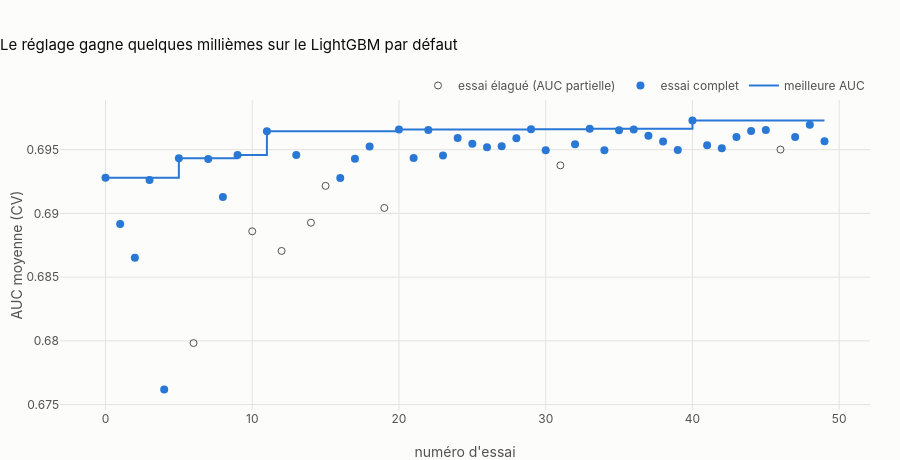

Notebook code cell kept with this figure:
### Markdown cell above
## 1. Réglage de LightGBM (Optuna)

- **50 essais**, sampler **TPE** (graine 42), **pruning médian** : l'AUC cumulée est rapportée après chaque fold ; un essai sous la médiane des précédents au même fold est arrêté.
- **Espace** : `num_leaves` (8-128), `max_depth` (3-12), `min_child_samples` (20-500), `learning_rate` (0,01-0,2), `n_estimators` (100-1 000), `subsample` (0,5-1), `colsample_bytree` (0,4-1), `reg_alpha` et `reg_lambda` (0,001-10).
- **Pas d'arrêt précoce** sur le fold de validation : il choisirait le nombre d'arbres en regardant les données qui servent à l'évaluer.
- **Objectif** : AUC moyenne de validation ; l'écart train-validation est suivi (0,077 avec les réglages par défaut).

### Code cell
study = tune_lightgbm(train, y, folds, n_trials=50)
trials = trials_table(study)
trials_path = cfg.paths.reports_dir / "optuna_lightgbm_trials.csv"
trials.to_csv(trials_path, index=False, encoding="utf-8")
print(f"historique : {trials_path.name} ; {trials['state'].value_counts().to_dict()}")
print(f"meilleur essai n° {study.best_trial.number} : AUC {study.best_value:.4f}, "
      f"écart train-validation {study.best_trial.user_attrs['ecart_train_validation']:.4f}")
complete = trials[trials["state"] == "COMPLETE"].sort_values("auc_cv", ascending=False)
display(complete.head(10)[["number", "auc_cv", "auc_std", "ecart_train_validation", "num_leaves", "max_depth",
                           "min_child_samples", "learning_rate", "n_estimators", "subsample",
                           "colsample_bytree", "reg_alpha", "reg_lambda", "duree_s"]].round(4))
publish(tuning_history_chart(trials, "Le réglage gagne quelques millièmes sur le LightGBM par défaut"),
        "06_optuna_historique", width=1000)

### Figure 1 — Plotly figure (JSON) as saved in the notebook; plotly's stock layout.template omitted (floating-point values rounded to 4 significant figures)
{"data": [{"marker": {"color": "#52514e", "size": 7, "symbol": "circle-open"}, "mode": "markers", "name": "essai élagué (AUC partielle)", "type": "scatter", "x": [6, 10, 12, 14, 15, 19, 31, 46], "y": [0.6798, 0.6886, 0.6871, 0.6893, 0.6922, 0.6904, 0.6938, 0.695]}, {"marker": {"color": "#2a78d6", "size": 8}, "mode": "markers", "name": "essai complet", "type": "scatter", "x": [0, 1, 2, 3, 4, 5, 7, 8, 9, 11, 13, 16, 17, 18, 20, 21, 22, 23, 24, 25, 26, 27, 28, 29, 30, 32, 33, 34, 35, 36, 37, 38, 39, 40, 41, 42, 43, 44, 45, 47, 48, 49], "y": [0.6928, 0.6892, 0.6865, 0.6926, 0.6762, 0.6943, 0.6943, 0.6913, 0.6946, 0.6965, 0.6946, 0.6928, 0.6943, 0.6953, 0.6966, 0.6943, 0.6965, 0.6945, 0.6959, 0.6955, 0.6952, 0.6953, 0.6959, 0.6966, 0.695, 0.6954, 0.6967, 0.695, 0.6965, 0.6966, 0.6961, 0.6956, 0.695, 0.6973, 0.6954, 0.6951, 0.696, 0.6965, 0.6965, 0.696, 0.697, 0.6957]}, {"line": {"color": "#2a78d6", "shape": "hv", "width": 2}, "mode": "lines", "name": "meilleure AUC", "type": "scatter", "x": [0, 1, 2, 3, 4, 5, 7, 8, 9, 11, 13, 16, 17, 18, 20, 21, 22, 23, 24, 25, 26, 27, 28, 29, 30, 32, 33, 34, 35, 36, 37, 38, 39, 40, 41, 42, 43, 44, 45, 47, 48, 49], "y": [0.6928, 0.6928, 0.6928, 0.6928, 0.6928, 0.6943, 0.6943, 0.6943, 0.6946, 0.6965, 0.6965, 0.6965, 0.6965, 0.6965, 0.6966, 0.6966, 0.6966, 0.6966, 0.6966, 0.6966, 0.6966, 0.6966, 0.6966, 0.6966, 0.6966, 0.6966, 0.6967, 0.6967, 0.6967, 0.6967, 0.6967, 0.6967, 0.6967, 0.6973, 0.6973, 0.6973, 0.6973, 0.6973, 0.6973, 0.6973, 0.6973, 0.6973]}], "layout": {"height": 460, "title": {"text": "Le réglage gagne quelques millièmes sur le LightGBM par défaut"}, "xaxis": {"title": {"text": "numéro d'essai"}}, "yaxis": {"title": {"text": "AUC moyenne (CV)"}}}}
